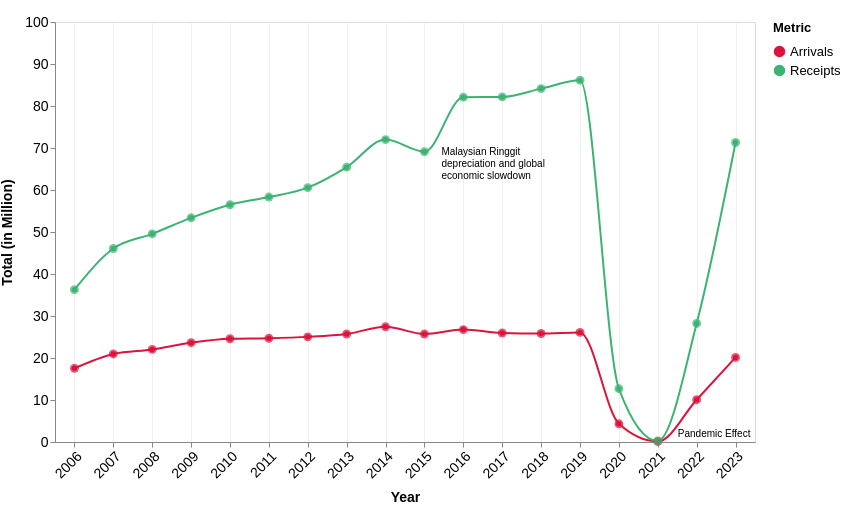

Express this chart as Vega-Lite.
### Vega-Lite specification from a JSON file in a GitHub repository (floating-point values rounded to 4 significant figures)
{"$schema": "https://vega.github.io/schema/vega-lite/v5.json", "width": 700, "height": 420, "data": {"values": [{"year": "2006", "Arrivals": 17.55, "Receipts": 36.27}, {"year": "2007", "Arrivals": 20.97, "Receipts": 46.07}, {"year": "2008", "Arrivals": 22.05, "Receipts": 49.56}, {"year": "2009", "Arrivals": 23.64, "Receipts": 53.37}, {"year": "2010", "Arrivals": 24.58, "Receipts": 56.49}, {"year": "2011", "Arrivals": 24.71, "Receipts": 58.32}, {"year": "2012", "Arrivals": 25.03, "Receipts": 60.56}, {"year": "2013", "Arrivals": 25.72, "Receipts": 65.44}, {"year": "2014", "Arrivals": 27.44, "Receipts": 72.0}, {"year": "2015", "Arrivals": 25.72, "Receipts": 69.12}, {"year": "2016", "Arrivals": 26.76, "Receipts": 82.1}, {"year": "2017", "Arrivals": 25.95, "Receipts": 82.17}, {"year": "2018", "Arrivals": 25.83, "Receipts": 84.14}, {"year": "2019", "Arrivals": 26.1, "Receipts": 86.14}, {"year": "2020", "Arrivals": 4.33, "Receipts": 12.69}, {"year": "2021", "Arrivals": 0.13, "Receipts": 0.24}, {"year": "2022", "Arrivals": 10.07, "Receipts": 28.23}, {"year": "2023", "Arrivals": 20.14, "Receipts": 71.31}]}, "transform": [{"fold": ["Arrivals", "Receipts"], "as": ["Metric", "Value"]}], "layer": [{"mark": {"type": "line", "point": true, "interpolate": "monotone", "tooltip": true}, "encoding": {"x": {"field": "year", "type": "ordinal", "title": "Year", "axis": {"labelAngle": -45, "titlePadding": 10, "labelFontSize": 14, "titleFontSize": 14, "grid": true, "gridOpacity": 0.45}}, "y": {"field": "Value", "type": "quantitative", "title": "Total (in Million)", "axis": {"titlePadding": 10, "labelFontSize": 14, "titleFontSize": 14, "grid": false}, "scale": {"domain": [0, 100]}}, "color": {"field": "Metric", "type": "nominal", "scale": {"domain": ["Arrivals", "Receipts"], "range": ["#DC143C", "#3CB371"]}, "legend": {"title": "Metric", "labelFontSize": 13, "titleFontSize": 13, "titlePadding": 10}}}}, {"mark": {"type": "point", "tooltip": true, "filled": true, "size": 80}, "encoding": {"x": {"field": "year", "type": "ordinal"}, "y": {"field": "Value", "type": "quantitative"}, "color": {"field": "Metric", "type": "nominal"}, "tooltip": [{"field": "year", "title": "Year"}, {"field": "Metric", "title": "Metric"}, {"field": "Value", "title": "Value", "format": ".2f"}]}}, {"mark": {"type": "text", "fontSize": 14, "lineHeight": 12, "fontStyle": "Helvetica Neue", "align": "left", "color": "#000", "dx": 17, "dy": -1}, "encoding": {"x": {"field": "year", "type": "ordinal", "title": "Year"}, "y": {"field": "Value", "type": "quantitative"}, "text": {"value": ["Malaysian Ringgit", "depreciation and global", "economic slowdown"]}}, "transform": [{"filter": {"field": "Value", "equal": 69.12}}]}, {"mark": {"type": "text", "fontSize": 14, "lineHeight": 12, "fontStyle": "Helvetica Neue", "align": "left", "color": "#000", "dx": 20, "dy": -7.5}, "encoding": {"x": {"field": "year", "type": "ordinal", "title": "Year"}, "y": {"field": "Value", "type": "quantitative"}, "text": {"value": ["Pandemic Effect"]}}, "transform": [{"filter": {"field": "Value", "equal": 0.24}}]}], "padding": {"top": 15}}
